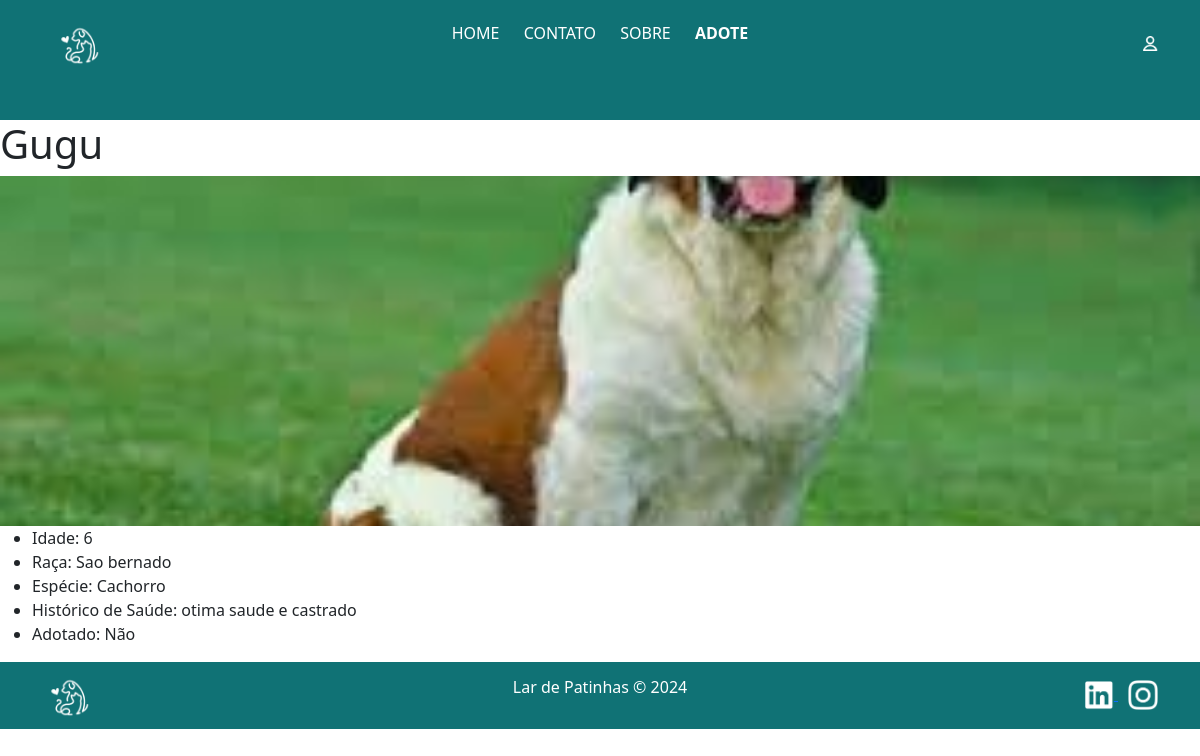
The page /animal/1/ on the database its author committed.
### cadastro_pet/models.py (models this page shows, shortened)
class CadastroAnimal(models.Model):
    SEXO_CHOICES = [
        ('macho', 'Macho'),
        ('fêmea', 'Fêmea'),
    ]
    ESPECIE_CHOICES = [
        ('cachorro', 'Cachorro'),
        ('gato', 'Gato'),
    ]
    nome = models.CharField(max_length=75,blank=False, null=False)
    idade = models.PositiveIntegerField(blank=False, null=False)
    raca = models.CharField(max_length=75, default='Viralata', blank=False, null=False)
    sexo = models.CharField(max_length=10, choices=SEXO_CHOICES, default='macho')
    especie = models.CharField(max_length=10, choices=ESPECIE_CHOICES, default='cachorro')
    disponivel = models.BooleanField(default=True)
    historico_saude = models.TextField(max_length=300, blank=False, null=False)
    data_criacao = models.DateTimeField(auto_now_add=True)
    class Meta:
        verbose_name = 'Cadastro de Animal'
        verbose_name_plural = 'Cadastro de Animais'
        ordering = ['nome']

### detalhes_pet/views.py (the view)
# urls.py: path('animal/<int:animal_id>/', views.detalhe_animal, name='detalhe_animal'),
def detalhe_animal(request, animal_id):
    animal = get_object_or_404(CadastroAnimal, id=animal_id)
    return render(request, 'detalhes_pet.html', {'animal': animal})

### detalhes_pet/templates/detalhes_pet.html (shortened to what this page needs)
{% extends 'base.html' %}
{% load static %}
{% block content %}
<!DOCTYPE html>
<html lang="en">
<head>
</head>
<body>
    <h1>{{ animal.nome|capfirst }}</h1>
    {% if animal.galeria.first %}
    <img src="{{ animal.galeria.first.imagem.url }}" class="card-img" alt="Imagem de {{ animal.nome }}" width="300">
    {% else %}
    <img src="{% static 'img/default.png' %}" alt="Imagem padrão" class="img-fluid rounded"
        style="height: 100%; object-fit: cover;">
    {% endif %}
    <ul>
        <li>Idade: {{ animal.idade }}</li>
        <li>Raça: {{ animal.raca|capfirst }}</li>
        <li>Espécie: {{ animal.especie|capfirst }}</li>
        <li>Histórico de Saúde: {{ animal.historico_saude }}</li>
        <li>Adotado: {{ animal.adotado|yesno:"Sim,Não" }}</li>
    </ul>
</body>
</html>
{% endblock %}

### home/static/css/card.css (style rules this page uses)
body { font-family: 'Be Vietnam Pro', sans-serif; }

### home/static/css/petslista.css (style rules this page uses)
.card-img { width: 100%; height: 350px; object-fit: cover; border-radius: 5%; }

### rows shown on the page
CadastroAnimal: nome "Gugu", nome (picture), idade "6", raca "Sao bernado", especie "Cachorro", historico_saude "otima saude e castrado"

### other values the page prints
{{ animal.adotado|yesno:"Sim,Não" }} "Não"
